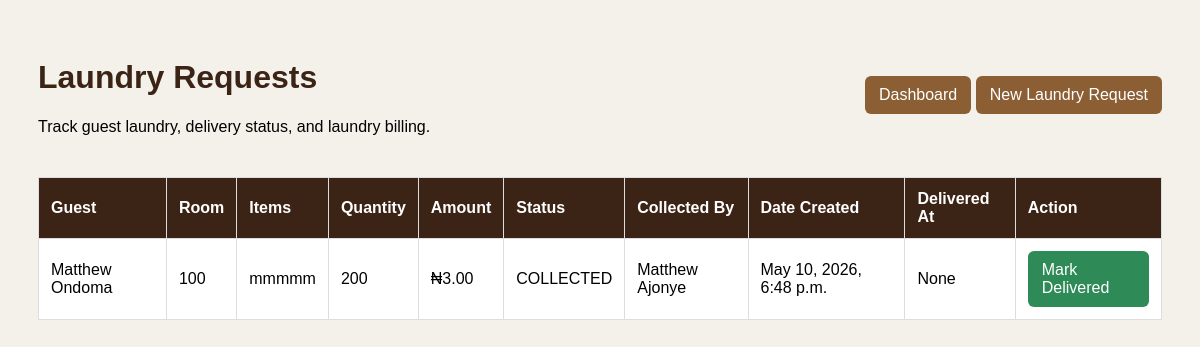
Page /housekeeping/laundry/ (signed in) on the committed database.
### housekeeping/models.py (models this page shows, shortened)
class LaundryRequest(models.Model):
    STATUS_CHOICES = [
        ('COLLECTED', 'Collected'),
        ('WASHING', 'Washing'),
        ('IRONING', 'Ironing'),
        ('READY', 'Ready'),
        ('DELIVERED', 'Delivered'),
    ]
    booking = models.ForeignKey(
        Booking,
        on_delete=models.CASCADE,
        related_name='laundry_requests'
    )
    clothing_items = models.TextField()
    quantity = models.PositiveIntegerField(default=1)
    amount = models.DecimalField(max_digits=12, decimal_places=2)
    status = models.CharField(max_length=20, choices=STATUS_CHOICES, default='COLLECTED')
    added_to_guest_bill = models.BooleanField(default=False)
    collected_by = models.ForeignKey(
        settings.AUTH_USER_MODEL,
        on_delete=models.SET_NULL,
        null=True
    )
    created_at = models.DateTimeField(auto_now_add=True)
    delivered_at = models.DateTimeField(blank=True, null=True)

### reception/models.py (models this page shows, shortened)
class Booking(models.Model):
    BOOKING_STATUS_CHOICES = [
        ('PENDING', 'Pending'),
        ('CONFIRMED', 'Confirmed'),
        ('CHECKED_IN', 'Checked In'),
        ('CHECKED_OUT', 'Checked Out'),
        ('CANCELLED', 'Cancelled'),
    ]
    guest = models.ForeignKey(Guest, on_delete=models.CASCADE, related_name='bookings')
    room = models.ForeignKey(Room, on_delete=models.SET_NULL, null=True, related_name='bookings')
    booked_by = models.ForeignKey(
        settings.AUTH_USER_MODEL,
        on_delete=models.SET_NULL,
        null=True,
        related_name='bookings_created'
    )
    check_in_date = models.DateField()
    check_out_date = models.DateField()
    number_of_guests = models.PositiveIntegerField(default=1)
    status = models.CharField(max_length=20, choices=BOOKING_STATUS_CHOICES, default='PENDING')
    total_amount = models.DecimalField(max_digits=12, decimal_places=2, default=0)
    amount_paid = models.DecimalField(max_digits=12, decimal_places=2, default=0)
    note = models.TextField(blank=True)
    created_at = models.DateTimeField(auto_now_add=True)

class Guest(models.Model):
    GENDER_CHOICES = [
        ('MALE', 'Male'),
        ('FEMALE', 'Female'),
        ('OTHER', 'Other'),
    ]
    full_name = models.CharField(max_length=150)
    phone = models.CharField(max_length=20)
    email = models.EmailField(blank=True)
    gender = models.CharField(max_length=10, choices=GENDER_CHOICES, blank=True)
    address = models.TextField(blank=True)
    id_type = models.CharField(max_length=100, blank=True)
    id_number = models.CharField(max_length=100, blank=True)
    created_at = models.DateTimeField(auto_now_add=True)

class Room(models.Model):
    ROOM_TYPE_CHOICES = [
        ('STANDARD', 'Standard'),
        ('DELUXE', 'Deluxe'),
        ('EXECUTIVE', 'Executive'),
        ('SUITE', 'Suite'),
    ]
    ROOM_STATUS_CHOICES = [
        ('AVAILABLE', 'Available'),
        ('OCCUPIED', 'Occupied'),
        ('RESERVED', 'Reserved'),
        ('DIRTY', 'Dirty'),
        ('MAINTENANCE', 'Maintenance'),
    ]
    room_number = models.CharField(max_length=20, unique=True)
    room_type = models.CharField(max_length=30, choices=ROOM_TYPE_CHOICES)
    price_per_night = models.DecimalField(max_digits=12, decimal_places=2)
    status = models.CharField(max_length=20, choices=ROOM_STATUS_CHOICES, default='AVAILABLE')
    description = models.TextField(blank=True)

### accounts/models.py (models this page shows)
class CustomUser(AbstractUser):
    ROLE_CHOICES = [
        ('SUPER_ADMIN', 'Super Admin'),
        ('MANAGER', 'Manager'),
        ('RECEPTIONIST', 'Receptionist'),
        ('RESTAURANT', 'Restaurant'),
        ('ACCOUNTANT', 'Accountant'),
        ('STORE_MANAGER', 'Store Manager'),
        ('HOUSE_KEEPER', 'House Keeper'),
        ('SALES_PERSON', 'Sales Person'),
        ('SECURITY', 'Security'),
    ]
    full_name = models.CharField(max_length=150, blank=True)
    phone = models.CharField(max_length=20, unique=True, blank=True, null=True)
    role = models.CharField(max_length=20, choices=ROLE_CHOICES, default='RECEPTIONIST')
    is_staff_member = models.BooleanField(default=True)
    date_created = models.DateTimeField(auto_now_add=True)
    def __str__(self):
        return self.full_name or self.username

### housekeeping/views.py (the view)
# urls.py: path('laundry/', views.laundry_list, name='laundry_list'),
@login_required
def laundry_list(request):
    requests = LaundryRequest.objects.select_related(
        'booking',
        'booking__guest'
    ).order_by('-created_at')
    return render(request, 'housekeeping/laundry_list.html', {
        'requests': requests
    })

### templates/housekeeping/laundry_list.html (shortened to what this page needs)
<!DOCTYPE html>
<html>
<head>
</head>
<body>
<div class="top">
    <div>
        <h1>Laundry Requests</h1>
        <p>Track guest laundry, delivery status, and laundry billing.</p>
    </div>
    <div>
        <a href="{% url 'housekeeping:dashboard' %}" class="button">Dashboard</a>
        <a href="{% url 'housekeeping:create_laundry_request' %}" class="button">New Laundry Request</a>
    </div>
</div>
<table>
    <thead>
        <tr>
            <th>Guest</th>
            <th>Room</th>
            <th>Items</th>
            <th>Quantity</th>
            <th>Amount</th>
            <th>Status</th>
            <th>Collected By</th>
            <th>Date Created</th>
            <th>Delivered At</th>
            <th>Action</th>
        </tr>
    </thead>
    <tbody>
        {% for laundry in requests %}
        <tr>
            <td>{{ laundry.booking.guest.full_name }}</td>
            <td>{{ laundry.booking.room.room_number }}</td>
            <td>{{ laundry.clothing_items }}</td>
            <td>{{ laundry.quantity }}</td>
            <td>₦{{ laundry.amount }}</td>
            <td>{{ laundry.status }}</td>
            <td>{{ laundry.collected_by }}</td>
            <td>{{ laundry.created_at }}</td>
            <td>{{ laundry.delivered_at }}</td>
            <td>
                {% if laundry.status != 'DELIVERED' %}
                    <a href="{% url 'housekeeping:deliver_laundry' laundry.id %}" class="button deliver">
                        Mark Delivered
                    </a>
                {% else %}
                    Added to bill
                {% endif %}
            </td>
        </tr>
        {% empty %}
        <tr>
            <td colspan="10">No laundry requests yet.</td>
        </tr>
        {% endfor %}
    </tbody>
</table>
</body>
</html>

### templates/housekeeping/laundry_list.html (style rules this page uses)
body { font-family: Arial, sans-serif; background: #f4f1eb; padding: 30px; }
.top { display: flex; justify-content: space-between; align-items: center; gap: 12px; flex-wrap: wrap; }
h1 { color: #3b2415; }
.button { background: #8b5e34; color: white; padding: 10px 14px; text-decoration: none; border-radius: 6px; display: inline-block; }
.deliver { background: #2e8b57; }
table { width: 100%; border-collapse: collapse; background: white; margin-top: 25px; }
th { background: #3b2415; color: white; }
th, td { padding: 12px; border: 1px solid #ddd; text-align: left; }

### rows in the picture
LaundryRequest: booking.guest.full_name "Matthew Ondoma", booking.room.room_number "100", clothing_items "mmmmm", quantity "200", amount "3.00", status "COLLECTED", collected_by "Matthew Ajonye", created_at "May 10, 2026, 6:48 p.m.", delivered_at "None", shows "Mark Delivered"
